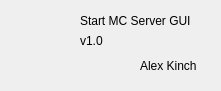
<?xml version="1.0" encoding="UTF-8"?>
<ui version="4.0">
 <class>About</class>
 <widget class="QAbout" name="About">
  <property name="geometry">
   <rect>
    <x>0</x>
    <y>0</y>
    <width>221</width>
    <height>91</height>
   </rect>
  </property>
  <property name="windowTitle">
   <string>About</string>
  </property>
  <widget class="QLabel" name="label">
   <property name="geometry">
    <rect>
     <x>80</x>
     <y>10</y>
     <width>111</width>
     <height>21</height>
    </rect>
   </property>
   <property name="text">
    <string>Start MC Server GUI</string>
   </property>
  </widget>
  <widget class="QLabel" name="label_2">
   <property name="geometry">
    <rect>
     <x>80</x>
     <y>30</y>
     <width>61</width>
     <height>21</height>
    </rect>
   </property>
   <property name="text">
    <string>v1.0</string>
   </property>
  </widget>
  <widget class="QLabel" name="label_3">
   <property name="geometry">
    <rect>
     <x>140</x>
     <y>56</y>
     <width>61</width>
     <height>20</height>
    </rect>
   </property>
   <property name="text">
    <string>Alex Kinch</string>
   </property>
  </widget>
  <widget class="QLabel" name="label_4">
   <property name="geometry">
    <rect>
     <x>10</x>
     <y>10</y>
     <width>51</width>
     <height>51</height>
    </rect>
   </property>
   <property name="text">
    <string/>
   </property>
   <property name="pixmap">
    <pixmap>startmcserv-gui.png</pixmap>
   </property>
   <property name="scaledContents">
    <bool>true</bool>
   </property>
  </widget>
 </widget>
 <customwidgets>
  <customwidget>
   <class>QAbout</class>
   <extends>QWidget</extends>
   <header>qabout.h</header>
   <container>1</container>
  </customwidget>
 </customwidgets>
 <resources/>
 <connections/>
</ui>
